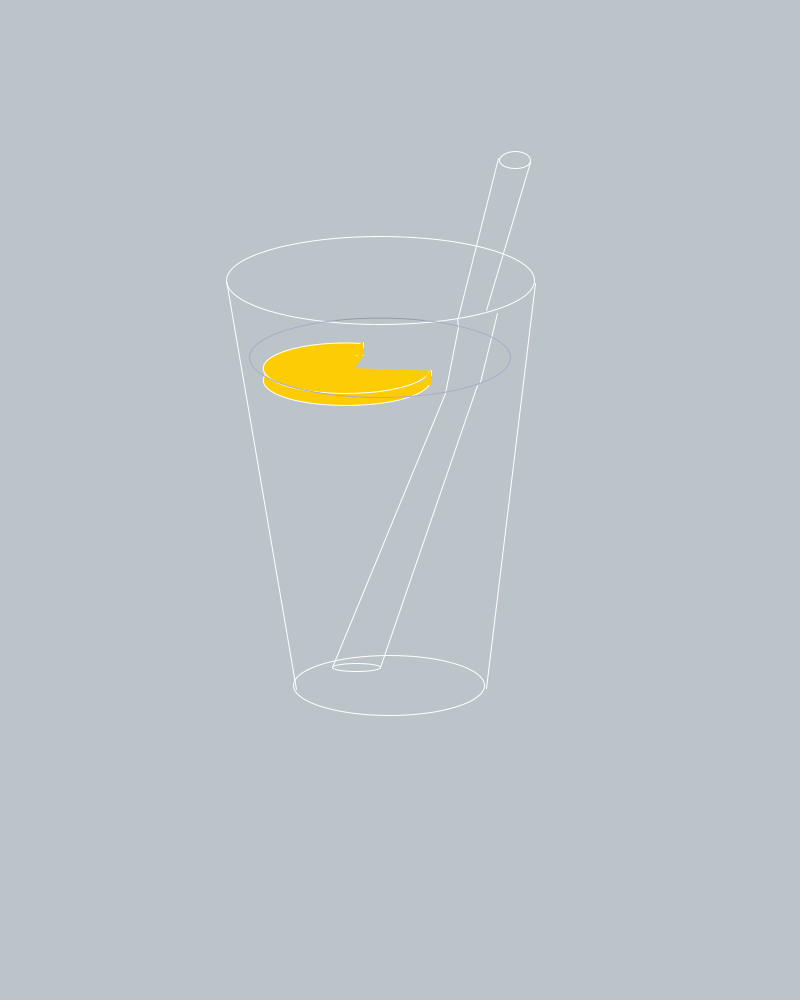
Frame 1 (no input)
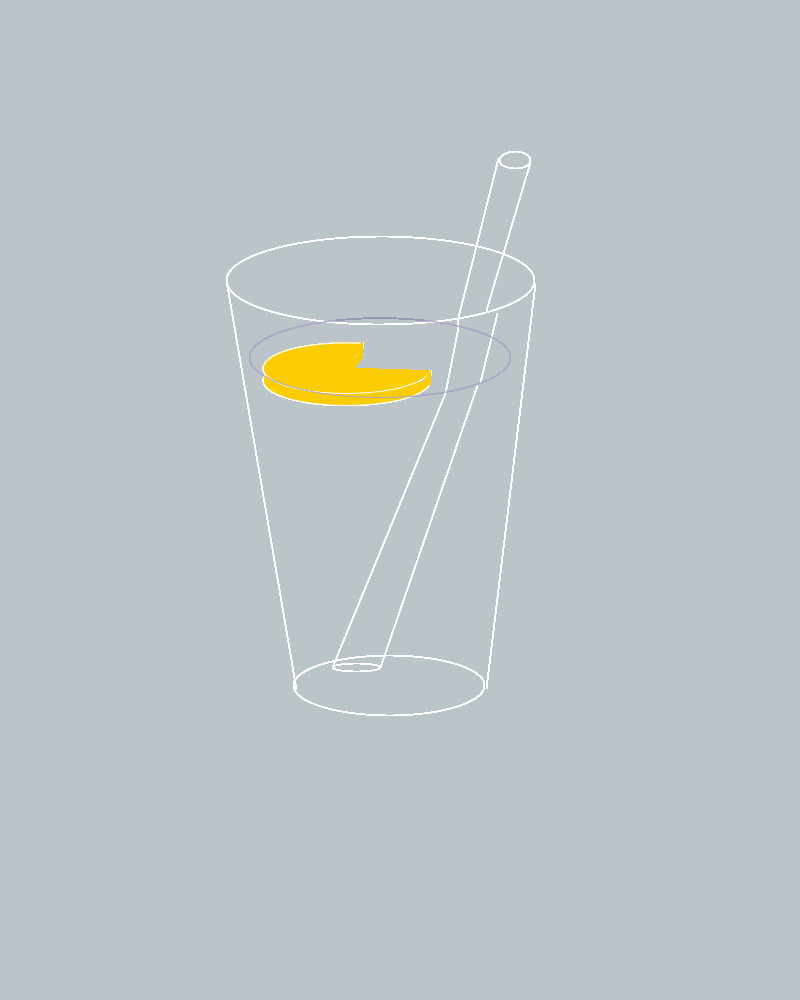
Frame 60 (the mouse pressed at the canvas centre just before this capture)
Frame 120 (the mouse held since frame 60 and released just before this capture): identical to frame 60, image omitted

The Processing sketch that drew these frames (run headless with seeded random() and noise(); from frame 60 on, the mouse is pressed at the canvas centre):

// Processing sketch: processing_18830
// ── processing_18830.pde

void setup(){
size(800, 1000); 
background(187,197,201);
smooth();
}

void draw(){
  noFill();
  stroke(255);
  
  //outline of cup
  stroke(255);
  ellipse (380, 280, 308, 88);
  line (226, height - 720, 296, height - 311);
  line (535, height - 717, 486, height - 312);
  ellipse (389, height - 315, 191, 60);
  
  
  //top of straw
  line (498, height - 842, 458, height - 683);
  line (530, height - 838, 486, height - 690);
  ellipse (515, height - 840, 31, 17);
  
  
  //middle straw
  line (497, height - 687, 480, height - 618); 
  line (457, height - 682, 458, height - 674);
  line (458, height - 673, 445, height - 607);
  
  //end of straw
  line (445, height - 607, 332, height - 333);
  line (477, height - 615, 380, height - 333);
  ellipse (356, height - 333, 48, 8);
  
  //lemon
  pushStyle();
  fill(252, 204, 5);
  arc (347, height - 620, 168, 51, .1 , PI + HALF_PI + .2);
  arc (347, height - 632, 168, 51, .1 , PI + HALF_PI + .2);
  line(431, height - 630, 431, height - 625);
  line(363, height - 658, 363, height - 653);
  noStroke();
  triangle(431, height - 630, 431, height - 615, 420, height - 615);
  triangle(363, height - 658, 363, height - 643, 345, height - 648);
  popStyle();
  
  //water level
  pushStyle();
  stroke(150,150,180);
  arc(380, height - 642, 262, 80, PI + HALF_PI - .35, PI + HALF_PI +.35);
  popStyle();
  pushStyle();
  stroke(170,170,200);
  arc(380, height - 642, 262, 80, PI + HALF_PI +.35, PI*3 + HALF_PI - .35);
  popStyle();
}
